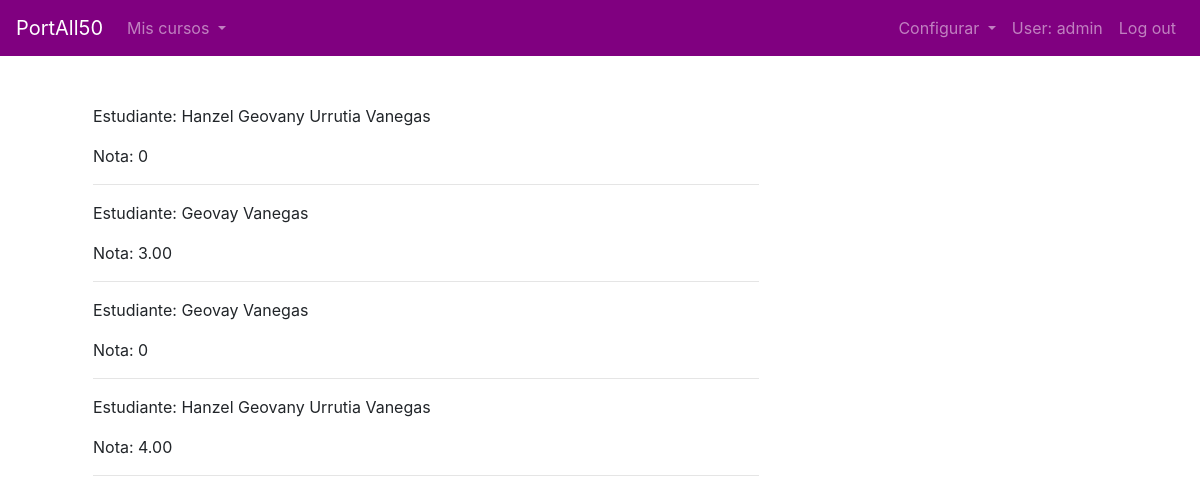
The page /notasCurso/19 (signed in) on the database its author committed.
### PortAll50/models.py (models this page shows, shortened)
class Nota(models.Model):
    nota = models.DecimalField(decimal_places=2, max_digits=5, default=0)
    curso = models.ForeignKey(Curso, on_delete=CASCADE, related_name="nota_curso")
    estudiante = models.ForeignKey(User, on_delete=CASCADE, related_name="nota_estudiante")
    class Meta:
        verbose_name_plural = "Nota"

### PortAll50/views.py (the view)
# urls.py: path("notasCurso/<int:id_curso>", views.notasCurso, name="notasCurso")
def notasCurso(request, id_curso):
    curso = Curso.objects.get(id=id_curso)
    notas = Nota.objects.filter(curso=curso)
    estudiantes = curso.cuentas.all()
    yo = request.user
    try:
        mi_nota = Nota.objects.get(estudiante=yo, curso=curso)
    except:
        mi_nota = None
    context = {
        "notas": notas,
        "estudiantes": estudiantes,
        "curso": curso,
        "mi_nota": mi_nota,
        "yo": yo
    }
    return render(request, "PortAll50/notasCurso.html", context)

### PortAll50/templates/portall50/notasCurso.html (shortened to what this page needs)
{% extends 'base.html' %}
{% load bootstrap4 %}
{% load static %}
{% block main %}
    <div class="container">
        <div class="row">
            <div class="col-lg-8">
                {% if user.info_cuenta.tipo == "2" %}
                    {% for nota in notas %}
                        {% for estudiante in estudiantes %}
                            {% if estudiante != nota.estudiante %}
                                {% if curso.propietario != estudiante %}
                                    <p>Estudiante: {{estudiante.first_name}} {{estudiante.last_name}}</p>
                                    <p>Nota: 0</p>
                                    <hr>
                                {% endif %}
                            {% endif %}
                        {% endfor %}
                        <p>Estudiante: {{nota.estudiante.first_name}} {{nota.estudiante.last_name}}</p>
                        <p>Nota: {{nota.nota}}</p>
                        <hr>
                    {% endfor %}
                {% endif %}
            </div>
        </div>
    </div>
{% endblock %}

### templates/base.html (shortened to what this page needs)
{% load bootstrap4 %}
{% load static %}
<!DOCTYPE html>
<html lang="sp">
<head>
    {% bootstrap_css %}
    <link href='https://unpkg.com/boxicons@2.0.9/css/boxicons.min.css' rel='stylesheet'>
    <link rel="stylesheet" href="{% static 'css/base.css' %}">
</head>
<body>
    {% if user.is_authenticated %}
    <nav class="navbar navbar-expand-lg navbar-dark bg-dark">
        <a class="navbar-brand" href="/portall">PortAll50</a>
        <div class="collapse navbar-collapse" id="navbarSupportedContent">
            <ul class="navbar-nav">
                <li class="nav-item dropdown">
                    <a class="nav-link dropdown-toggle" href="#" id="navbarDropdown" role="button" data-toggle="dropdown" aria-expanded="false">
                      Mis cursos
                    </a>
                </li>
            </ul>
            <ul class="navbar-nav ml-auto">
                <li class="nav-item dropdown">
                    {% if user.info_cuenta.tipo == "2" %}
                        <a class="nav-link dropdown-toggle" href="#" id="navbarDropdown" role="button" data-toggle="dropdown" aria-expanded="false">
                            Configurar
                        </a>
                    {% endif %}
                </li>
                <li class="nav-item"><a class="nav-link" href="" data-toggle="modal" data-target="#profileModal"> User: {{ user.username }} </a></li>
                <li class="nav-item"><a class="nav-link" href="{% url 'logout' %}">Log out</a></li>
            </ul>
        </div>
    </nav>
    {% endif %}
    <main class="container p-5">
        {% block main %}{% endblock %}
    </main>
</body>
</html>

### PortAll50/static/css/base.css (style rules this page uses)
.navbar { background-color: purple !important; }
a { color: black; text-decoration: none; }

### rows shown on the page
Nota: estudiante.first_name "Geovay", estudiante.last_name "Vanegas", nota "3.00"
Nota: estudiante.first_name "Hanzel Geovany", estudiante.last_name "Urrutia Vanegas", nota "4.00"

### other values the page prints
{{ user.username }} "admin"
{{ estudiante.first_name }} "Hanzel Geovany"
{{ estudiante.last_name }} "Urrutia Vanegas"
{{ estudiante.first_name }} "Geovay"
{{ estudiante.last_name }} "Vanegas"
